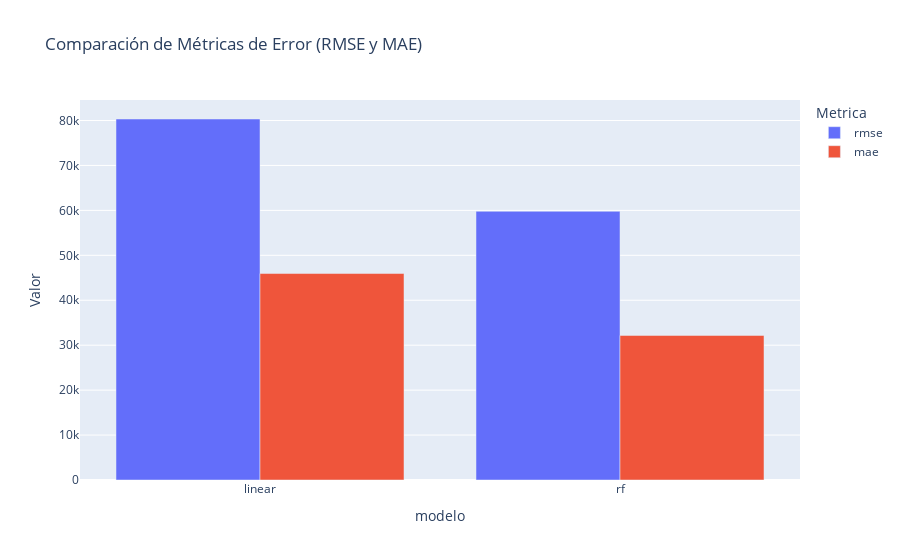

The code cell stored with this chart in its notebook:
### Markdown cell above
## 2. Comparación de Métricas (Errores: RMSE y MAE)

Comparamos el RMSE y el MAE. Ambas métricas se miden en la moneda del precio (ej. USD o ARS) y nos indican el error promedio de predicción del modelo. **Valores más bajos son mejores.**

### Code cell
# Gráfico 1: Solo para RMSE y MAE (comparten la misma escala)
df_metrics_melted_errors = df_metrics.melt(id_vars='modelo', value_vars=['rmse', 'mae'], 
                                        var_name='Metrica', value_name='Valor')

fig_errors = px.bar(df_metrics_melted_errors, 
            x='modelo', 
            y='Valor', 
            color='Metrica', 
            barmode='group', 
            title='Comparación de Métricas de Error (RMSE y MAE)')
fig_errors.show()

### Figure 1 — Plotly figure (JSON) as saved in the notebook; plotly's stock layout.template omitted (floating-point values rounded to 4 significant figures)
{"data": [{"alignmentgroup": "True", "hovertemplate": "Metrica=rmse<br>modelo=%{x}<br>Valor=%{y}<extra></extra>", "legendgroup": "rmse", "marker": {"color": "#636efa", "pattern": {"shape": ""}}, "name": "rmse", "offsetgroup": "rmse", "orientation": "v", "showlegend": true, "textposition": "auto", "type": "bar", "x": ["linear", "rf"], "xaxis": "x", "y": [80340.0, 59790.0], "yaxis": "y"}, {"alignmentgroup": "True", "hovertemplate": "Metrica=mae<br>modelo=%{x}<br>Valor=%{y}<extra></extra>", "legendgroup": "mae", "marker": {"color": "#EF553B", "pattern": {"shape": ""}}, "name": "mae", "offsetgroup": "mae", "orientation": "v", "showlegend": true, "textposition": "auto", "type": "bar", "x": ["linear", "rf"], "xaxis": "x", "y": [45950.0, 32170.0], "yaxis": "y"}], "layout": {"barmode": "group", "legend": {"title": {"text": "Metrica"}, "tracegroupgap": 0}, "title": {"text": "Comparación de Métricas de Error (RMSE y MAE)"}, "xaxis": {"anchor": "y", "domain": [0, 1], "title": {"text": "modelo"}}, "yaxis": {"anchor": "x", "domain": [0, 1], "title": {"text": "Valor"}}}}
